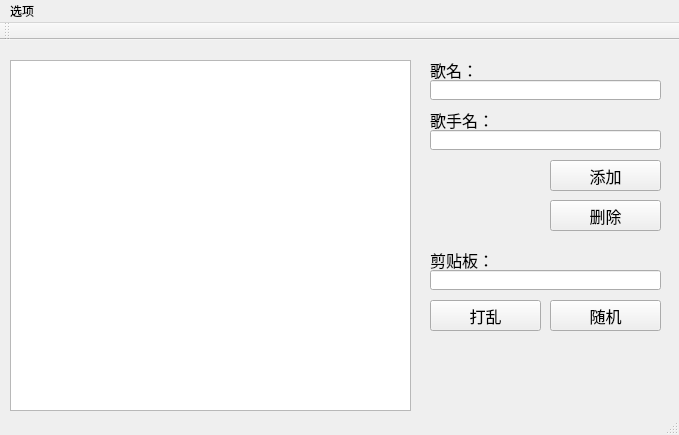
<?xml version="1.0" encoding="UTF-8"?>
<ui version="4.0">
 <class>MainWindow</class>
 <widget class="QMainWindow" name="MainWindow">
  <property name="geometry">
   <rect>
    <x>0</x>
    <y>0</y>
    <width>679</width>
    <height>435</height>
   </rect>
  </property>
  <property name="windowTitle">
   <string>MainWindow</string>
  </property>
  <widget class="QWidget" name="centralWidget">
   <widget class="QListWidget" name="SongsList">
    <property name="geometry">
     <rect>
      <x>10</x>
      <y>20</y>
      <width>401</width>
      <height>351</height>
     </rect>
    </property>
    <property name="font">
     <font>
      <family>等线</family>
      <pointsize>12</pointsize>
     </font>
    </property>
   </widget>
   <widget class="QPushButton" name="AddSong">
    <property name="geometry">
     <rect>
      <x>550</x>
      <y>120</y>
      <width>111</width>
      <height>31</height>
     </rect>
    </property>
    <property name="font">
     <font>
      <family>等线</family>
      <pointsize>12</pointsize>
     </font>
    </property>
    <property name="text">
     <string>添加</string>
    </property>
   </widget>
   <widget class="QPushButton" name="DeleteSong">
    <property name="geometry">
     <rect>
      <x>550</x>
      <y>160</y>
      <width>111</width>
      <height>31</height>
     </rect>
    </property>
    <property name="font">
     <font>
      <family>等线</family>
      <pointsize>12</pointsize>
     </font>
    </property>
    <property name="text">
     <string>删除</string>
    </property>
   </widget>
   <widget class="QLabel" name="SongNameLabel">
    <property name="geometry">
     <rect>
      <x>430</x>
      <y>20</y>
      <width>221</width>
      <height>20</height>
     </rect>
    </property>
    <property name="font">
     <font>
      <family>等线</family>
      <pointsize>12</pointsize>
     </font>
    </property>
    <property name="text">
     <string>歌名：</string>
    </property>
   </widget>
   <widget class="QLabel" name="SingerNameLabel">
    <property name="geometry">
     <rect>
      <x>430</x>
      <y>70</y>
      <width>231</width>
      <height>20</height>
     </rect>
    </property>
    <property name="font">
     <font>
      <family>等线</family>
      <pointsize>12</pointsize>
     </font>
    </property>
    <property name="text">
     <string>歌手名：</string>
    </property>
   </widget>
   <widget class="QLineEdit" name="SongName">
    <property name="geometry">
     <rect>
      <x>430</x>
      <y>40</y>
      <width>231</width>
      <height>20</height>
     </rect>
    </property>
    <property name="font">
     <font>
      <family>等线</family>
      <pointsize>12</pointsize>
     </font>
    </property>
   </widget>
   <widget class="QLineEdit" name="SingerName">
    <property name="geometry">
     <rect>
      <x>430</x>
      <y>90</y>
      <width>231</width>
      <height>20</height>
     </rect>
    </property>
    <property name="font">
     <font>
      <family>等线</family>
      <pointsize>12</pointsize>
     </font>
    </property>
   </widget>
   <widget class="QPushButton" name="GetRandom">
    <property name="geometry">
     <rect>
      <x>550</x>
      <y>260</y>
      <width>111</width>
      <height>31</height>
     </rect>
    </property>
    <property name="font">
     <font>
      <family>等线</family>
      <pointsize>12</pointsize>
     </font>
    </property>
    <property name="text">
     <string>随机</string>
    </property>
   </widget>
   <widget class="QLineEdit" name="CopyBoard">
    <property name="geometry">
     <rect>
      <x>430</x>
      <y>230</y>
      <width>231</width>
      <height>20</height>
     </rect>
    </property>
    <property name="font">
     <font>
      <family>等线</family>
      <pointsize>12</pointsize>
     </font>
    </property>
   </widget>
   <widget class="QLabel" name="CopyBoardLabel">
    <property name="geometry">
     <rect>
      <x>430</x>
      <y>210</y>
      <width>231</width>
      <height>20</height>
     </rect>
    </property>
    <property name="font">
     <font>
      <family>等线</family>
      <pointsize>12</pointsize>
     </font>
    </property>
    <property name="text">
     <string>剪贴板：</string>
    </property>
   </widget>
   <widget class="QPushButton" name="MakeRandom">
    <property name="geometry">
     <rect>
      <x>430</x>
      <y>260</y>
      <width>111</width>
      <height>31</height>
     </rect>
    </property>
    <property name="font">
     <font>
      <family>等线</family>
      <pointsize>12</pointsize>
     </font>
    </property>
    <property name="text">
     <string>打乱</string>
    </property>
   </widget>
  </widget>
  <widget class="QToolBar" name="mainToolBar">
   <attribute name="toolBarArea">
    <enum>TopToolBarArea</enum>
   </attribute>
   <attribute name="toolBarBreak">
    <bool>false</bool>
   </attribute>
  </widget>
  <widget class="QStatusBar" name="statusBar"/>
  <widget class="QMenuBar" name="menuBar">
   <property name="geometry">
    <rect>
     <x>0</x>
     <y>0</y>
     <width>679</width>
     <height>23</height>
    </rect>
   </property>
   <widget class="QMenu" name="MainMenu">
    <property name="title">
     <string>选项</string>
    </property>
    <addaction name="ActionFileIn"/>
    <addaction name="ActionFileOut"/>
    <addaction name="ChangeFile"/>
   </widget>
   <addaction name="MainMenu"/>
  </widget>
  <action name="ActionFileIn">
   <property name="text">
    <string>导入点歌单文件</string>
   </property>
  </action>
  <action name="ActionFileOut">
   <property name="text">
    <string>导出点歌单文件</string>
   </property>
  </action>
  <action name="ChangeFile">
   <property name="text">
    <string>旧版转换新版</string>
   </property>
  </action>
 </widget>
 <layoutdefault spacing="6" margin="11"/>
 <tabstops>
  <tabstop>SongsList</tabstop>
  <tabstop>SongName</tabstop>
  <tabstop>SingerName</tabstop>
  <tabstop>AddSong</tabstop>
  <tabstop>DeleteSong</tabstop>
  <tabstop>CopyBoard</tabstop>
  <tabstop>MakeRandom</tabstop>
  <tabstop>GetRandom</tabstop>
 </tabstops>
 <resources/>
 <connections/>
</ui>
